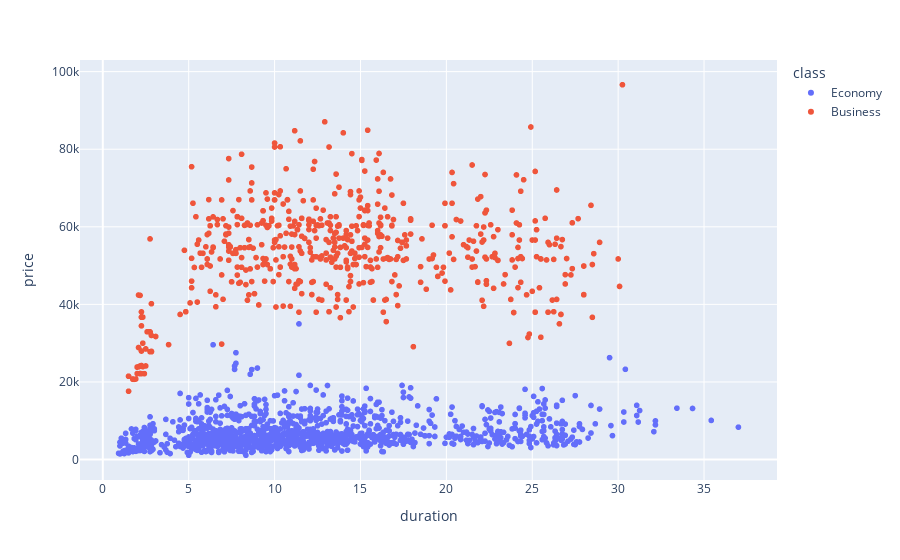

The code cell stored with this chart in its notebook:
### Code cell
if SIMPLIFIED_PLOTS:
    fig = px.scatter(df_raw_sample, x="duration", y="price", color="class")
else:
    fig = px.scatter(df_raw, x="duration", y="price", color="class", marginal_y="violin", marginal_x="box", trendline="ols", template="simple_white")
fig.show()

### Figure 1 — Plotly figure (JSON) as saved in the notebook; plotly's stock layout.template omitted (floating-point values rounded to 4 significant figures; data arrays with more than 128 entries replaced by an {"elided": "..."} marker saying what was removed)
{"data": [{"hovertemplate": "class=Economy<br>duration=%{x}<br>price=%{y}<extra></extra>", "legendgroup": "Economy", "marker": {"color": "#636efa", "symbol": "circle"}, "mode": "markers", "name": "Economy", "showlegend": true, "type": "scattergl", "x": {"elided": "1384 float values"}, "xaxis": "x", "y": {"elided": "1384 int values"}, "yaxis": "y"}, {"hovertemplate": "class=Business<br>duration=%{x}<br>price=%{y}<extra></extra>", "legendgroup": "Business", "marker": {"color": "#EF553B", "symbol": "circle"}, "mode": "markers", "name": "Business", "showlegend": true, "type": "scattergl", "x": {"elided": "616 float values"}, "xaxis": "x", "y": {"elided": "616 int values"}, "yaxis": "y"}], "layout": {"legend": {"title": {"text": "class"}, "tracegroupgap": 0}, "margin": {"t": 60}, "xaxis": {"anchor": "y", "domain": [0, 1], "title": {"text": "duration"}}, "yaxis": {"anchor": "x", "domain": [0, 1], "title": {"text": "price"}}}}
